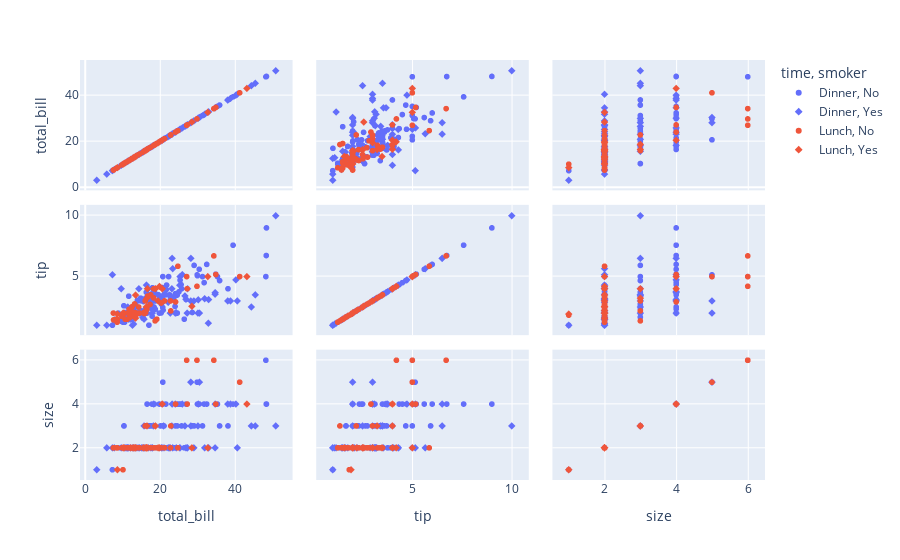

Notebook code cell kept with this figure:
### Code cell
scatter_matrix_fig = px.scatter_matrix(
    tips,
    # 描画対象の列名
    dimensions=["total_bill", "tip", "size"],
    color="time",  # ❶ time列で色分け
    symbol="smoker",  # ❷ smoker列ごとにマーカの形状で分類
).show()

### Figure 1 — Plotly figure (JSON) as saved in the notebook; plotly's stock layout.template omitted (floating-point values rounded to 4 significant figures)
{"data": [{"dimensions": [{"axis": {"matches": true}, "label": "total_bill", "values": [16.99, 10.34, 21.01, 23.68, 24.59, 25.29, 8.77, 26.88, 15.04, 14.78, 10.27, 35.26, 15.42, 18.43, 14.83, 21.58, 10.33, 16.29, 16.97, 20.65, 17.92, 20.29, 15.77, 39.42, 19.82, 17.81, 13.37, 12.69, 21.7, 19.65, 9.55, 18.35, 15.06, 20.69, 17.78, 24.06, 16.31, 16.93, 18.69, 31.27, 16.04, 17.46, 13.94, 9.68, 30.4, 18.29, 22.23, 32.4, 28.55, 18.04, 12.54, 10.29, 34.81, 9.94, 25.56, 19.49, 26.41, 48.27, 17.59, 20.08, 16.45, 20.23, 12.02, 17.07, 14.73, 10.51, 22.49, 22.75, 12.46, 20.92, 18.24, 14, 7.25, 38.07, 23.95, 25.71, 17.31, 29.93, 14.07, 13.13, 17.26, 24.55, 19.77, 29.85, 48.17, 25, 13.39, 16.49, 21.5, 12.66, 16.21, 13.81, 24.52, 20.76, 31.71, 20.69, 48.33, 20.45, 13.28, 11.61, 10.77, 10.07, 35.83, 29.03, 17.82, 18.78]}, {"axis": {"matches": true}, "label": "tip", "values": [1.01, 1.66, 3.5, 3.31, 3.61, 4.71, 2, 3.12, 1.96, 3.23, 1.71, 5, 1.57, 3, 3.02, 3.92, 1.67, 3.71, 3.5, 3.35, 4.08, 2.75, 2.23, 7.58, 3.18, 2.34, 2, 2, 4.3, 3, 1.45, 2.5, 3, 2.45, 3.27, 3.6, 2, 3.07, 2.31, 5, 2.24, 2.54, 3.06, 1.32, 5.6, 3, 5, 6, 2.05, 3, 2.5, 2.6, 5.2, 1.56, 4.34, 3.51, 1.5, 6.73, 2.64, 3.15, 2.47, 2.01, 1.97, 3, 2.2, 1.25, 3.5, 3.25, 1.5, 4.08, 3.76, 3, 1, 4, 2.55, 4, 3.5, 5.07, 2.5, 2, 2.74, 2, 2, 5.14, 5, 3.75, 2.61, 2, 3.5, 2.5, 2, 2, 3.48, 2.24, 4.5, 5, 9, 3, 2.72, 3.39, 1.47, 1.25, 4.67, 5.92, 1.75, 3]}, {"axis": {"matches": true}, "label": "size", "values": [2, 3, 3, 2, 4, 4, 2, 4, 2, 2, 2, 4, 2, 4, 2, 2, 3, 3, 3, 3, 2, 2, 2, 4, 2, 4, 2, 2, 2, 2, 2, 4, 2, 4, 2, 3, 3, 3, 3, 3, 3, 2, 2, 2, 4, 2, 2, 4, 3, 2, 2, 2, 4, 2, 4, 2, 2, 4, 3, 3, 2, 2, 2, 3, 2, 2, 2, 2, 2, 2, 2, 2, 1, 3, 2, 3, 2, 4, 2, 2, 3, 4, 4, 5, 6, 4, 2, 4, 4, 2, 3, 2, 3, 2, 4, 5, 4, 4, 2, 2, 2, 2, 3, 3, 2, 2]}], "hovertemplate": "time=Dinner<br>smoker=No<br>%{xaxis.title.text}=%{x}<br>%{yaxis.title.text}=%{y}<extra></extra>", "legendgroup": "Dinner, No", "marker": {"color": "#636efa", "symbol": "circle"}, "name": "Dinner, No", "showlegend": true, "type": "splom"}, {"dimensions": [{"axis": {"matches": true}, "label": "total_bill", "values": [38.01, 11.24, 20.29, 13.81, 11.02, 18.29, 3.07, 15.01, 26.86, 25.28, 17.92, 28.97, 5.75, 16.32, 40.17, 27.28, 12.03, 21.01, 11.35, 15.38, 44.3, 22.42, 15.36, 20.49, 25.21, 14.31, 17.51, 10.59, 10.63, 50.81, 15.81, 7.25, 31.85, 16.82, 32.9, 17.89, 14.48, 9.6, 34.63, 34.65, 23.33, 45.35, 23.17, 40.55, 20.9, 30.46, 18.15, 23.1, 15.69, 26.59, 38.73, 24.27, 12.76, 30.06, 25.89, 13.27, 28.17, 12.9, 28.15, 11.59, 7.74, 30.14, 22.12, 24.01, 15.69, 15.53, 12.6, 32.83, 27.18, 22.67]}, {"axis": {"matches": true}, "label": "tip", "values": [3, 1.76, 3.21, 2, 1.98, 3.76, 1, 2.09, 3.14, 5, 3.08, 3, 1, 4.3, 4.73, 4, 1.5, 3, 2.5, 3, 2.5, 3.48, 1.64, 4.06, 4.29, 4, 3, 1.61, 2, 10, 3.16, 5.15, 3.18, 4, 3.11, 2, 2, 4, 3.55, 3.68, 5.65, 3.5, 6.5, 3, 3.5, 2, 3.5, 4, 1.5, 3.41, 3, 2.03, 2.23, 2, 5.16, 2.5, 6.5, 1.1, 3, 1.5, 1.44, 3.09, 2.88, 2, 3, 3, 1, 1.17, 2, 2]}, {"axis": {"matches": true}, "label": "size", "values": [4, 2, 2, 2, 2, 4, 1, 2, 2, 2, 2, 2, 2, 2, 4, 2, 2, 2, 2, 2, 3, 2, 2, 2, 2, 2, 2, 2, 2, 3, 2, 2, 2, 2, 2, 2, 2, 2, 2, 4, 2, 3, 4, 2, 3, 5, 3, 3, 2, 3, 4, 2, 2, 3, 4, 2, 3, 2, 5, 2, 2, 4, 2, 4, 3, 2, 2, 2, 2, 2]}], "hovertemplate": "time=Dinner<br>smoker=Yes<br>%{xaxis.title.text}=%{x}<br>%{yaxis.title.text}=%{y}<extra></extra>", "legendgroup": "Dinner, Yes", "marker": {"color": "#636efa", "symbol": "diamond"}, "name": "Dinner, Yes", "showlegend": true, "type": "splom"}, {"dimensions": [{"axis": {"matches": true}, "label": "total_bill", "values": [27.2, 22.76, 17.29, 16.66, 10.07, 15.98, 34.83, 13.03, 18.28, 24.71, 21.16, 10.65, 12.43, 24.08, 11.69, 13.42, 14.26, 15.95, 12.48, 29.8, 8.52, 14.52, 11.38, 22.82, 19.08, 20.27, 11.17, 12.26, 18.26, 8.51, 10.33, 14.15, 13.16, 17.47, 34.3, 41.19, 27.05, 16.43, 8.35, 18.64, 11.87, 9.78, 7.51, 7.56, 15.98]}, {"axis": {"matches": true}, "label": "tip", "values": [4, 3, 2.71, 3.4, 1.83, 2.03, 5.17, 2, 4, 5.85, 3, 1.5, 1.8, 2.92, 2.31, 1.68, 2.5, 2, 2.52, 4.2, 1.48, 2, 2, 2.18, 1.5, 2.83, 1.5, 2, 3.25, 1.25, 2, 2, 2.75, 3.5, 6.7, 5, 5, 2.3, 1.5, 1.36, 1.63, 1.73, 2, 1.44, 3]}, {"axis": {"matches": true}, "label": "size", "values": [4, 2, 2, 2, 1, 2, 4, 2, 2, 2, 2, 2, 2, 4, 2, 2, 2, 2, 2, 6, 2, 2, 2, 3, 2, 2, 2, 2, 2, 2, 2, 2, 2, 2, 6, 5, 6, 2, 2, 3, 2, 2, 2, 2, 3]}], "hovertemplate": "time=Lunch<br>smoker=No<br>%{xaxis.title.text}=%{x}<br>%{yaxis.title.text}=%{y}<extra></extra>", "legendgroup": "Lunch, No", "marker": {"color": "#EF553B", "symbol": "circle"}, "name": "Lunch, No", "showlegend": true, "type": "splom"}, {"dimensions": [{"axis": {"matches": true}, "label": "total_bill", "values": [19.44, 32.68, 16, 19.81, 28.44, 15.48, 16.58, 10.34, 43.11, 13, 13.51, 18.71, 12.74, 13, 16.4, 20.53, 16.47, 12.16, 13.42, 8.58, 13.42, 16.27, 10.09]}, {"axis": {"matches": true}, "label": "tip", "values": [3, 5, 2, 4.19, 2.56, 2.02, 4, 2, 5, 2, 2, 4, 2.01, 2, 2.5, 4, 3.23, 2.2, 3.48, 1.92, 1.58, 2.5, 2]}, {"axis": {"matches": true}, "label": "size", "values": [2, 2, 2, 2, 2, 2, 2, 2, 4, 2, 2, 3, 2, 2, 2, 4, 3, 2, 2, 1, 2, 2, 2]}], "hovertemplate": "time=Lunch<br>smoker=Yes<br>%{xaxis.title.text}=%{x}<br>%{yaxis.title.text}=%{y}<extra></extra>", "legendgroup": "Lunch, Yes", "marker": {"color": "#EF553B", "symbol": "diamond"}, "name": "Lunch, Yes", "showlegend": true, "type": "splom"}], "layout": {"dragmode": "select", "legend": {"title": {"text": "time, smoker"}, "tracegroupgap": 0}, "margin": {"t": 60}}}
